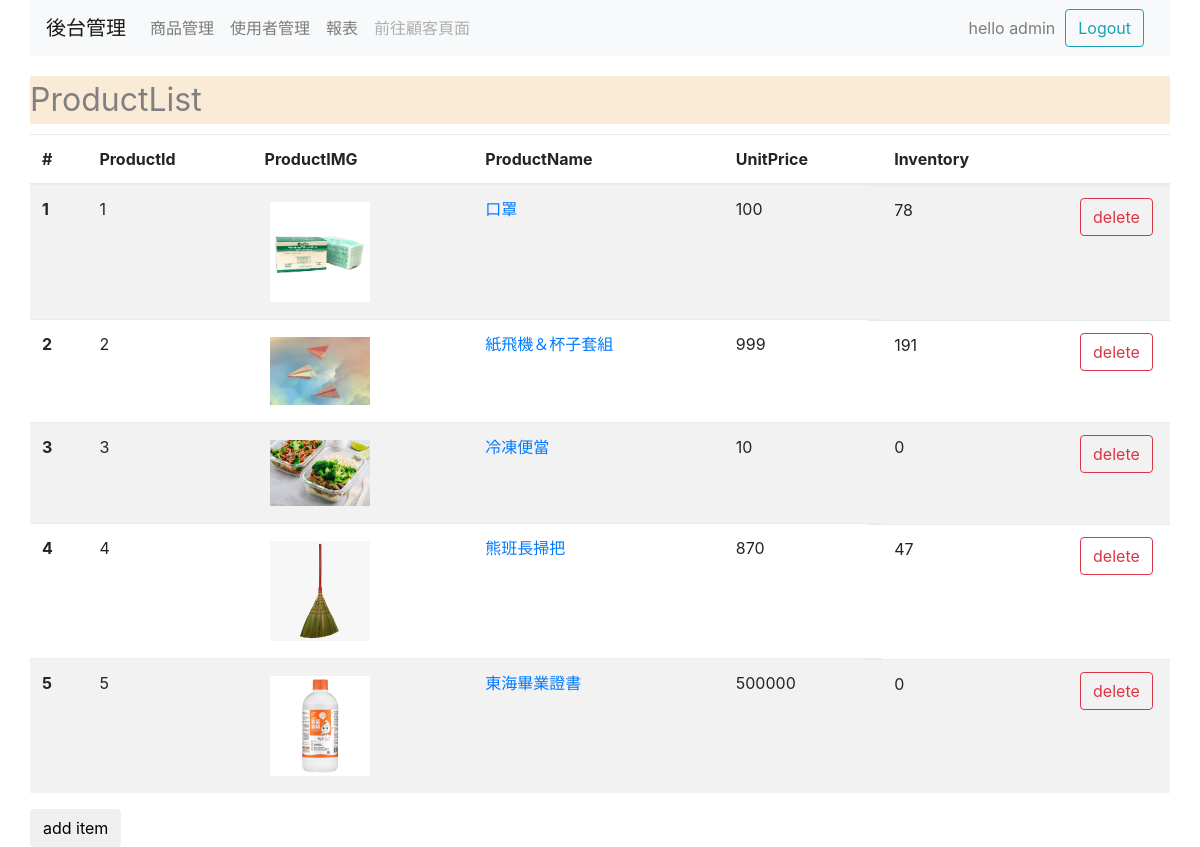
Before: /admin/shopManage.php (signed in) with the older database file.
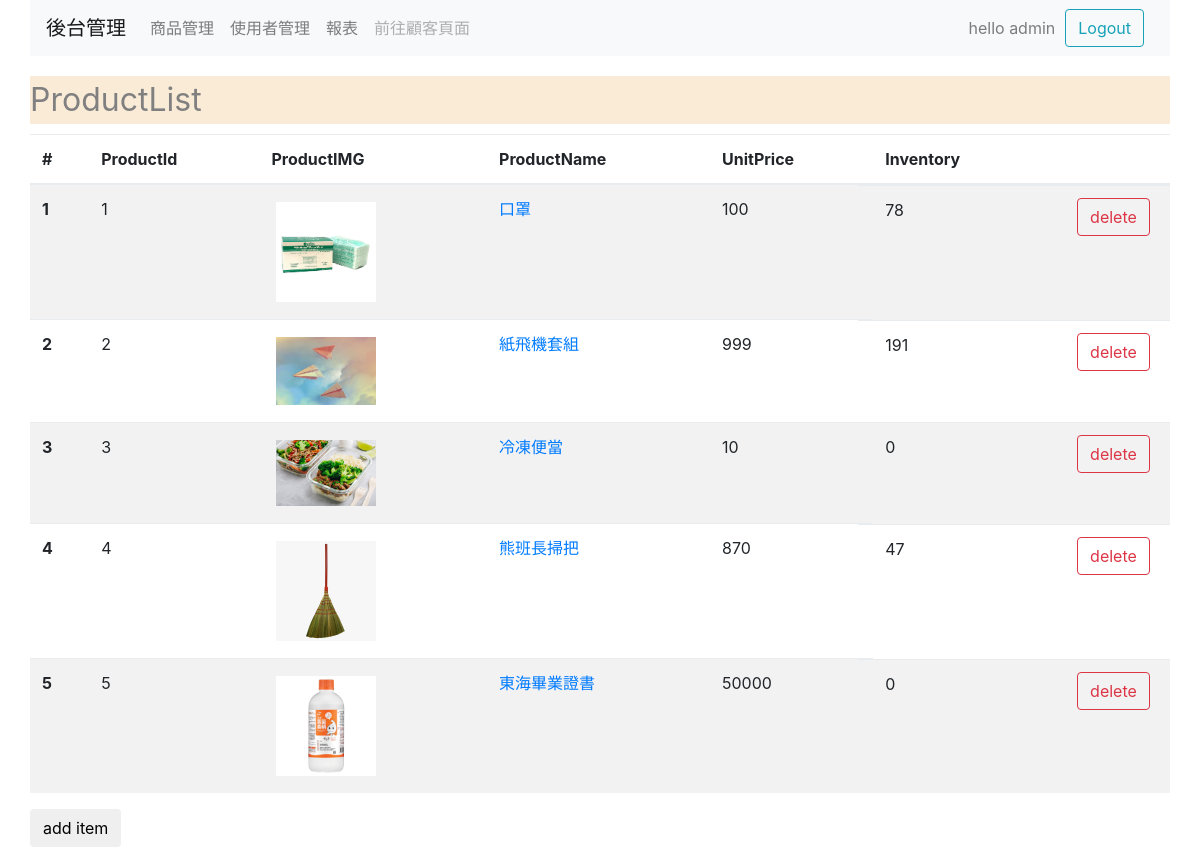
After: the same page with the newer database file.
### tables this page shows
CREATE TABLE `products` (
  `pId` int(11) NOT NULL AUTO_INCREMENT,
  `pName` varchar(30) NOT NULL,
  `pPrice` int(11) NOT NULL,
  `pInventory` int(11) NOT NULL,
  `pInfo` varchar(200) DEFAULT NULL,
  PRIMARY KEY (`pId`)
);

### admin/shopManage.php (the view, shortened to what this page needs)
<?php
    $msg = (isset($_SESSION["newMsg"]))?$_SESSION["newMsg"]:"";
    require_once("../newPDO.php");
    $result = $db->query("select * from products");
    while($row = $result->fetch()){
        $productArray[]=$row;
    }
?>
<!DOCTYPE html>
<html lang="en">
<head>
    <link rel="stylesheet" href="../bootstrap4/bootstrap.min.css">
</head>
<body>
    <div class="container">
    <?php require("header.php")?>
      <div class="row" style="margin-top: 20px;">
        <div class = "col" >
          <div style="font-size: xx-large;color: grey ;margin-bottom: 10px;background-color: antiquewhite;">ProductList<?= $msg?></div>
      <table class="table table-striped">
        <thead>
            <tr>
            <th scope="col">#</th>
            <th scope="col">ProductId</th>
            <th scope="col">ProductIMG</th>
            <th scope="col">ProductName</th>
            <th scope="col">UnitPrice</th>
            <th scope="col">Inventory</th>
            </tr>
        </thead>
        <tbody>
            <?php if(isset($productArray)){
                $count=1;
                foreach ($productArray as $array) {?>
            <tr>
            <th scope="row"><?= $count?></th>
            <td><?=$array["pId"]?></td>
            <td><img id = "pImg" src="upload/<?= $array["pId"]?>.jpg" alt="not set yet:<" style="width:100px;margin:5px" onerror="imgError()"></td>
            <td><a href="productInfo.php?pId=<?= $array["pId"]?>" target = "blank"><?=$array["pName"]?></a></td>
            <td><?=$array["pPrice"]?></td>
            <td class='row' style="margin-right:0px">
              <div class="col"><?=$array["pInventory"]?></div>
              <form class ="col-4" method="post">
                <input type = "submit" id = "" name = "btnDel" class="btn btn-outline-danger" style="" value="delete">
              </form>
            </td>
            </tr>
            <?php $count++;}
            }else{
            }?>
        </tbody>
        </table>
      <a href="newItem.php"><button class="btn">add item</button>
    </div>
</body>
</html>

Changed rows visible on the page:
changed products id 2: pName "紙飛機＆杯子套組" → "紙飛機套組"
changed products "東海畢業證書": pPrice "500000" → "50000"
